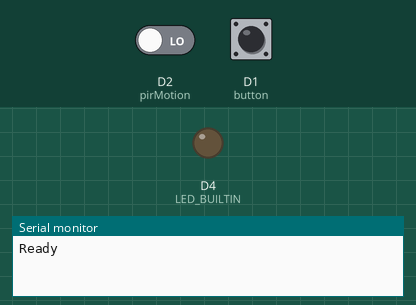
Recording of a sketch running on a simulated ESP8266 (NodeMCU). On the bench: output pins drawn as LEDs (lit = HIGH, except the on-board LED, lit = LOW), the last lines printed to the serial monitor. The test bench sets the inputs (shaded band); at power-on: D2 (pirMotion) LOW, D1 (button) LOW.

Above: at 1.2 s.
1.3 s: D2 (pirMotion) driven HIGH
At 1.6 s:
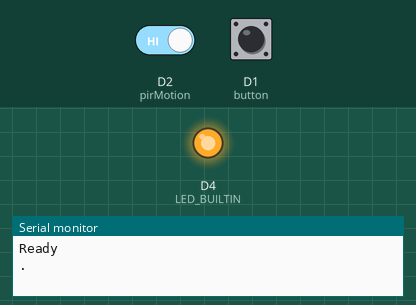
4.4 s: D2 (pirMotion) driven LOW
At 5.2 s:
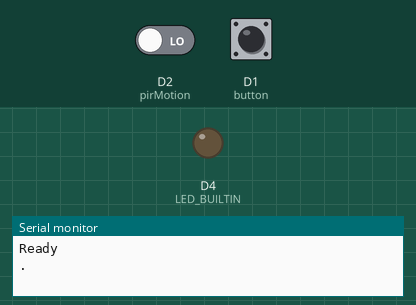
Timing chart, 0 to 7.4 s (numbered marks = the images above; inputs shaded):
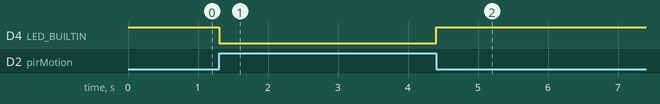

The sketch:

Motion.ino
```cpp
//for testing the button and pir motion sensor
#define pirMotion D2
#define button D1

bool pirLast = LOW;
bool pirInput = LOW;
bool buttonLast = LOW;
bool buttonInput = LOW;
uint8_t count = 0;

void printBool(bool in);

void setupLED(){
    pinMode(LED_BUILTIN, OUTPUT);
    digitalWrite(LED_BUILTIN, HIGH);
}

void setup(void) {
    Serial.begin(115200);
    setupLED();
    pinMode(pirMotion, INPUT);
    pinMode(button, INPUT);
    Serial.println();
    Serial.println("Ready");
}

void loop(){
    pirInput = digitalRead(pirMotion);
    digitalWrite(LED_BUILTIN, !pirInput);
    if ((pirInput == HIGH) && (pirLast == LOW)){
        Serial.print(".");
        count++;
    }
    pirLast = pirInput; //get previous

    buttonInput = digitalRead(button);
    if ((buttonInput == HIGH) && (buttonLast == LOW)){
        Serial.print("#");
        count++;
    }
    buttonLast = buttonInput;

    delay(100); //ms
    if (count > 25){
        Serial.println();
    }
}

void printBool(bool in){
    if (in){
        Serial.print("T");
    }
    else {
        Serial.print("F");
    }
}
```

Measured:
- after the input at 1.3 s, D4 (LED_BUILTIN): HIGH → LOW at once
- after the input at 4.4 s, D4 (LED_BUILTIN): LOW → HIGH at once
